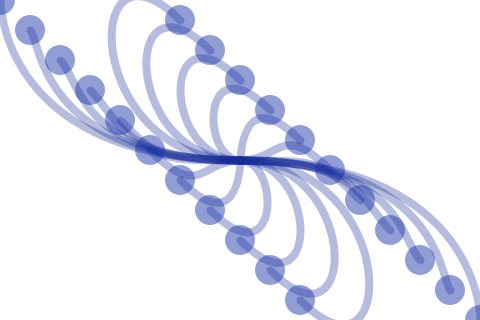
Frame 1 (no input)
Frame 60 (the mouse pressed at the canvas centre just before this capture): identical to frame 1, image omitted
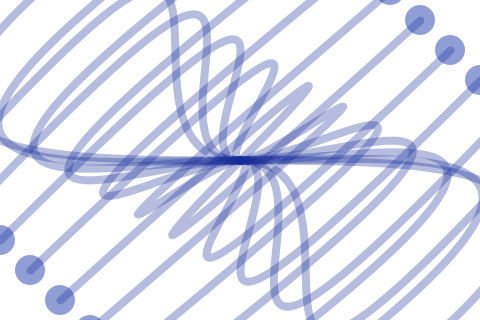
Frame 120 (the mouse held since frame 60 and released just before this capture)

The Processing sketch that drew these frames (run headless with seeded random() and noise(); from frame 60 on, the mouse is pressed at the canvas centre):

// Processing sketch: processing_137025
// ── processing_137025.pde

float x=mouseX;
float y=mouseY;
int i,n;

void setup(){
  size(480,320);
  background(255);
}

void draw(){
 
  background(255);
  for (i=0; i<11; i++){
    x=mouseX;
    y=mouseY;
     noFill();
     stroke(20,40,150,80);
     strokeWeight(8);
  beginShape();
  vertex(240,160);
  bezierVertex(40*i,160, 40*i-x, 40*i+y,30*i+x,30*i-y);
  //bezierVertex( 480-40*i, 360-40*i, 480-40*i, 360-40*i, 40,360);
  endShape();
   beginShape();
  vertex(240,160);
  bezierVertex(480-40*i,160, 480-40*i+x, 320-40*i-y,480-30*i-x,320-30*i+y);
  //bezierVertex( 480-40*i, 360-40*i, 480-40*i, 360-40*i, 40,360);
  endShape();
  noStroke();
  ellipseMode(CENTER);
  fill(25,50,168,122);
  ellipse(30*i+x,30*i-y,30,30);
  ellipse(480-30*i-x,320-30*i+y,30,30);
  
  }
}
  
  
